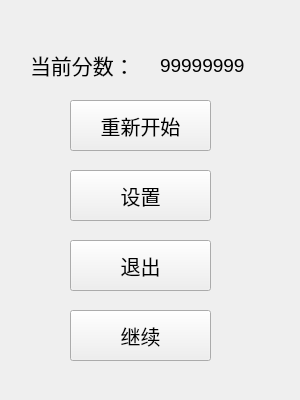
<?xml version="1.0" encoding="UTF-8"?>
<ui version="4.0">
 <class>pause</class>
 <widget class="QWidget" name="pause">
  <property name="geometry">
   <rect>
    <x>0</x>
    <y>0</y>
    <width>300</width>
    <height>400</height>
   </rect>
  </property>
  <property name="minimumSize">
   <size>
    <width>300</width>
    <height>400</height>
   </size>
  </property>
  <property name="maximumSize">
   <size>
    <width>300</width>
    <height>400</height>
   </size>
  </property>
  <property name="windowTitle">
   <string>Form</string>
  </property>
  <widget class="QLabel" name="label">
   <property name="geometry">
    <rect>
     <x>30</x>
     <y>40</y>
     <width>121</width>
     <height>50</height>
    </rect>
   </property>
   <property name="font">
    <font>
     <pointsize>16</pointsize>
    </font>
   </property>
   <property name="text">
    <string>当前分数：</string>
   </property>
  </widget>
  <widget class="QLabel" name="label_2">
   <property name="geometry">
    <rect>
     <x>160</x>
     <y>40</y>
     <width>131</width>
     <height>50</height>
    </rect>
   </property>
   <property name="font">
    <font>
     <pointsize>14</pointsize>
    </font>
   </property>
   <property name="text">
    <string>99999999</string>
   </property>
  </widget>
  <widget class="QPushButton" name="restartBtn">
   <property name="geometry">
    <rect>
     <x>70</x>
     <y>100</y>
     <width>141</width>
     <height>51</height>
    </rect>
   </property>
   <property name="font">
    <font>
     <pointsize>15</pointsize>
    </font>
   </property>
   <property name="text">
    <string>重新开始</string>
   </property>
  </widget>
  <widget class="QPushButton" name="setting_3">
   <property name="geometry">
    <rect>
     <x>70</x>
     <y>170</y>
     <width>141</width>
     <height>51</height>
    </rect>
   </property>
   <property name="font">
    <font>
     <pointsize>15</pointsize>
    </font>
   </property>
   <property name="text">
    <string>设置</string>
   </property>
  </widget>
  <widget class="QPushButton" name="quitBtn">
   <property name="geometry">
    <rect>
     <x>70</x>
     <y>240</y>
     <width>141</width>
     <height>51</height>
    </rect>
   </property>
   <property name="font">
    <font>
     <pointsize>15</pointsize>
    </font>
   </property>
   <property name="text">
    <string>退出</string>
   </property>
  </widget>
  <widget class="QPushButton" name="continueBtn">
   <property name="geometry">
    <rect>
     <x>70</x>
     <y>310</y>
     <width>141</width>
     <height>51</height>
    </rect>
   </property>
   <property name="font">
    <font>
     <pointsize>15</pointsize>
    </font>
   </property>
   <property name="text">
    <string>继续</string>
   </property>
  </widget>
 </widget>
 <resources/>
 <connections/>
</ui>
